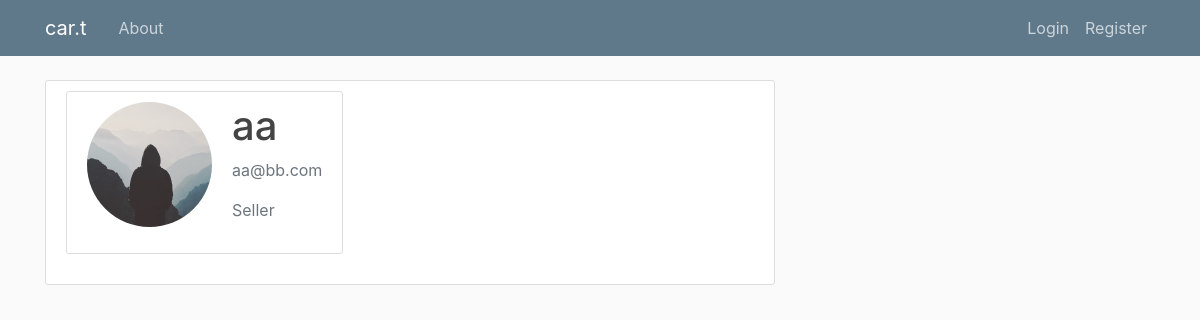
/account_expanded/1, run on the app's committed database.
### flaskblog/models.py (models this page shows, shortened)
class Account(db.Model, UserMixin):
    id = db.Column(db.Integer, primary_key=True)
    username = db.Column(db.String(20), unique=True, nullable=False)
    email = db.Column(db.String(120), unique=True, nullable=False)
    image_file = db.Column(db.String(20), nullable=False, default='default.jpg')
    account_type = db.Column(db.String(20),nullable=False)
    password = db.Column(db.String(60), nullable=False)
    posts = db.relationship('Car', backref='author', lazy=True)

### flaskblog/routes.py (the view)
@app.route("/account_expanded/<int:id>")
def display_account(id):
    acc=Account.query.get_or_404(id)
    image_file = url_for('static', filename='profile_pics/' + acc.image_file)
    return render_template('account_expanded.html', title='Account',acc=acc,image_file=image_file)

### flaskblog/templates/account_expanded.html
{% extends "layout.html" %}
{% block content %}
  <article class="media content-section">
    <div class="content-section">
      <div class="media">
        <img class="rounded-circle account-img" src="{{ image_file }}">
        <div class="media-body">
          <h2 class="account-heading">{{ acc.username }}</h2>
          <p class="text-secondary">{{ acc.email }}</p>
          <p class="text-secondary">{{ acc.account_type }}</p>
        </div>
      </div>
  </div>
</article>
{% endblock content %}

### flaskblog/static/main.css (style rules this page uses)
body { background: #fafafa; color: #333333; margin-top: 5rem; }
h1, h2, h3, h4, h5, h6 { color: #444444; }
.content-section { background: #ffffff; padding: 10px 20px; border: 1px solid #dddddd; border-radius: 3px; margin-bottom: 20px; }
.account-img { height: 125px; width: 125px; margin-right: 20px; margin-bottom: 16px; }
.account-heading { font-size: 2.5rem; }

### data on the page
Account: username "aa", email "aa@bb.com", account_type "Seller"
